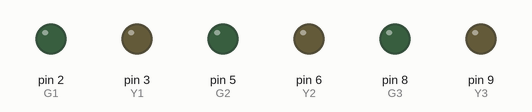
Simulated run of this sketch. Board: Arduino Uno, built with avr-gcc and run on an emulated ATmega328P. Shown: output pins drawn as LEDs (lit = HIGH). Pins used as bus, display or sensor lines are not drawn.

Above: at 2.5 s.
At 8.5 s:
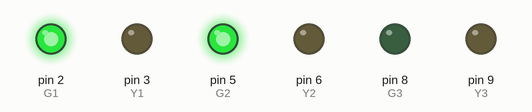
At 17.5 s:
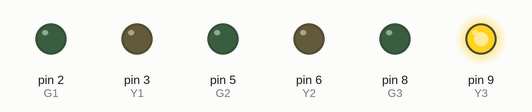
At 20.5 s:
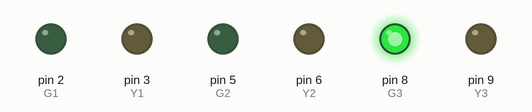
At 29.5 s:
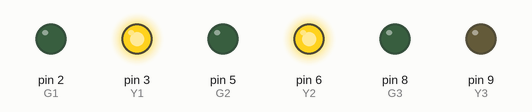
Timing chart, 0 to 31.2 s (numbered marks = the images above):
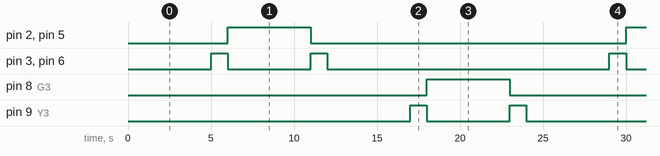

Measured:
- by itself, pin 2 (G1), pin 5 (G2), pin 8 (G3): alternates HIGH for 5.0 s and LOW for 19.0 s
- by itself, pin 3 (Y1), pin 6 (Y2), pin 9 (Y3): repeats every 24.0 s: LOW 5.0 s, HIGH 1.0 s, LOW 17.0 s, HIGH 1.0 s
- by itself, everything shown: repeats every 24.0 s, in 8 steps

The sketch:

sketch.ino
```cpp
#define G1 2
#define Y1 3
#define R1 4

#define G2 5
#define Y2 6
#define R2 7

#define G3 8
#define Y3 9
#define R3 10

enum State {
  LANE1_2_RED,
  LANE1_2_YELLOW_TO_GREEN,
  LANE1_2_GREEN,
  LANE1_2_YELLOW_TO_RED,
  LANE3_RED,
  LANE3_YELLOW_TO_GREEN,
  LANE3_GREEN,
  LANE3_YELLOW_TO_RED
};

State currentState = LANE1_2_RED;

enum LightState { RED, YELLOW, GREEN };

void setup() {
  pinMode(G1, OUTPUT); pinMode(Y1, OUTPUT); pinMode(R1, OUTPUT);
  pinMode(G2, OUTPUT); pinMode(Y2, OUTPUT); pinMode(R2, OUTPUT);
  pinMode(G3, OUTPUT); pinMode(Y3, OUTPUT); pinMode(R3, OUTPUT);

  allRed();
}

void loop() {
  switch (currentState) {
    case LANE1_2_RED:
      allRed();
      delay(5000);
      currentState = LANE1_2_YELLOW_TO_GREEN;
      break;

    case LANE1_2_YELLOW_TO_GREEN:
      setLane12(YELLOW);
      delay(1000);
      currentState = LANE1_2_GREEN;
      break;

    case LANE1_2_GREEN:
      setLane12(GREEN);
      delay(5000);
      currentState = LANE1_2_YELLOW_TO_RED;
      break;

    case LANE1_2_YELLOW_TO_RED:
      setLane12(YELLOW);
      delay(1000);
      currentState = LANE3_RED;
      break;

    case LANE3_RED:
      setLane3(RED);
      delay(5000);
      currentState = LANE3_YELLOW_TO_GREEN;
      break;

    case LANE3_YELLOW_TO_GREEN:
      setLane3(YELLOW);
      delay(1000);
      currentState = LANE3_GREEN;
      break;

    case LANE3_GREEN:
      setLane3(GREEN);
      delay(5000);
      currentState = LANE3_YELLOW_TO_RED;
      break;

    case LANE3_YELLOW_TO_RED:
      setLane3(YELLOW);
      delay(1000);
      currentState = LANE1_2_RED;
      break;
  }
}


void setLane12(LightState state) {
  digitalWrite(G1, state == GREEN);
  digitalWrite(Y1, state == YELLOW);
  digitalWrite(R1, state == RED);

  digitalWrite(G2, state == GREEN);
  digitalWrite(Y2, state == YELLOW);
  digitalWrite(R2, state == RED);

  digitalWrite(G3, LOW);
  digitalWrite(Y3, LOW);
  digitalWrite(R3, HIGH);
}

void setLane3(LightState state) {
  digitalWrite(G1, LOW);
  digitalWrite(Y1, LOW);
  digitalWrite(R1, HIGH);

  digitalWrite(G2, LOW);
  digitalWrite(Y2, LOW);
  digitalWrite(R2, HIGH);

  digitalWrite(G3, state == GREEN);
  digitalWrite(Y3, state == YELLOW);
  digitalWrite(R3, state == RED);
}

void allRed() {
  digitalWrite(G1, LOW); digitalWrite(Y1, LOW); digitalWrite(R1, HIGH);
  digitalWrite(G2, LOW); digitalWrite(Y2, LOW); digitalWrite(R2, HIGH);
  digitalWrite(G3, LOW); digitalWrite(Y3, LOW); digitalWrite(R3, HIGH);
}
```
